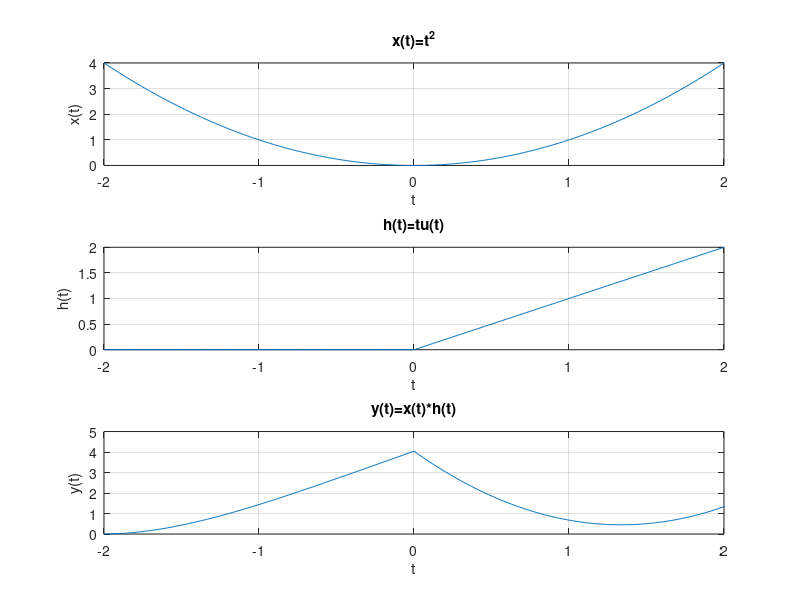

The MATLAB script that drew this image:
clc;
clear;
% compute value
dt = 0.01;
t = -2:dt:2;
t2 = -4:dt:4;
x = t .^ 2;
h = (t >= 0) .* t;
y = conv(x, h) * dt;
% plot x(t)
subplot(3, 1, 1);
plot(t, x);
grid on;
title('x(t)=t^2');
xlabel('t');
ylabel('x(t)');
% plot h(t)
subplot(3, 1, 2);
plot(t, h);
grid on;
title('h(t)=tu(t)');
xlabel('t');
ylabel('h(t)');
% plot y(t)
subplot(3, 1, 3);
plot(t2, y);
grid on;
axis([-2, 2, 0, 5]);
title('y(t)=x(t)*h(t)');
xlabel('t');
ylabel('y(t)');
